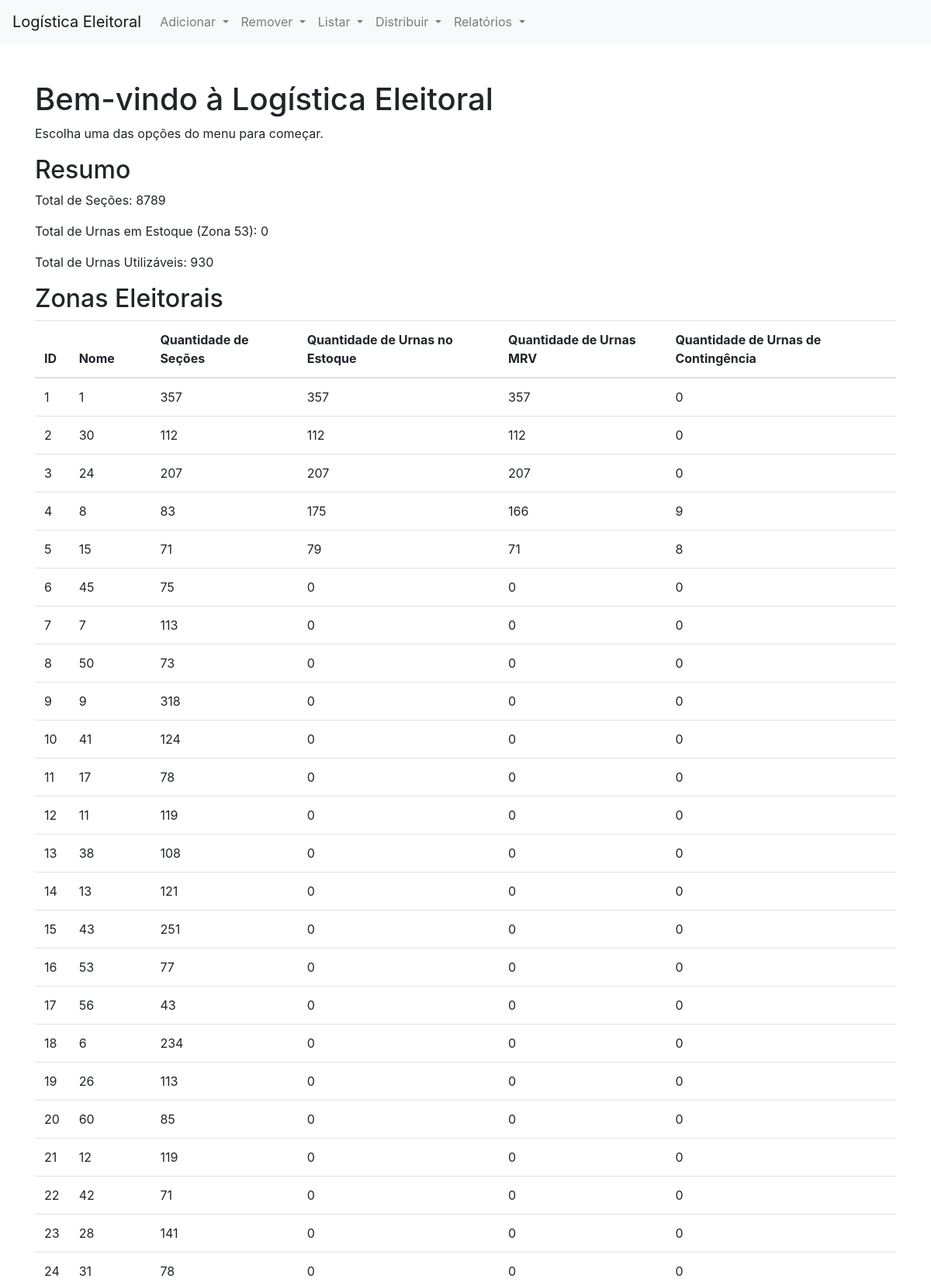
The page / (upper part) on the database its author committed.
### logisApp/models.py (models this page shows, shortened)
class ZonaEleitoral(models.Model):
    nome = models.CharField(max_length=100, null=True)
    qtdSecoes = models.IntegerField(default=0, null=True)
    qtdUrnasEstoque = models.IntegerField(default=0, null=True)
    qtdUrnasMRV = models.IntegerField(default=0, null=True)
    qtdUrnasCont = models.IntegerField(default=0,null=True)

### logisApp/views/UtilViews.py (the view)
# urls.py: path('', UtilViews.index, name='index'),
def index(request):
    zonas = ZonaEleitoral.objects.all()
    urnas = Urna.objects.all()
    municipios = Municipio.objects.all()
    municipios_zonas = MunicipioZona.objects.all()
    solicitacoes_urnas = Solicitacao.objects.all()
    total_secoes = sum(zona.qtdSecoes for zona in zonas)
    try:
        zona_estoque = ZonaEleitoral.objects.get(id=58)
        total_urnas_estoque = zona_estoque.qtdUrnasEstoque
    except ZonaEleitoral.DoesNotExist:
        total_urnas_estoque = 0
    total_urnas_utilizaveis = sum(zona.qtdUrnasMRV + zona.qtdUrnasCont for zona in zonas)
    context = {
        'zonas': zonas,
        'urnas': urnas,
        'municipios': municipios,
        'municipios_zonas': municipios_zonas,
        'solicitacoes_urnas': solicitacoes_urnas,
        'total_secoes': total_secoes,
        'total_urnas_estoque': total_urnas_estoque,
        'total_urnas_utilizaveis': total_urnas_utilizaveis,
    }
    return render(request, 'logisApp/index.html', context)

### logisApp/templates/logisApp/index.html (shortened to what this page needs)
{% extends 'logisApp/base.html' %}
{% block content %}
<h1>Bem-vindo à Logística Eleitoral</h1>
<p>Escolha uma das opções do menu para começar.</p>
<h2>Resumo</h2>
<p>Total de Seções: {{ total_secoes }}</p>
<p>Total de Urnas em Estoque (Zona 53): {{ total_urnas_estoque }}</p>
<p>Total de Urnas Utilizáveis: {{ total_urnas_utilizaveis }}</p>
<h2>Zonas Eleitorais</h2>
<table class="table">
    <thead>
        <tr>
            <th>ID</th>
            <th>Nome</th>
            <th>Quantidade de Seções</th>
            <th>Quantidade de Urnas no Estoque</th>
            <th>Quantidade de Urnas MRV</th>
            <th>Quantidade de Urnas de Contingência</th>
        </tr>
    </thead>
    <tbody>
        {% for zona in zonas %}
        <tr>
            <td>{{ zona.id }}</td>
            <td>{{ zona.nome }}</td>
            <td>{{ zona.qtdSecoes }}</td>
            <td>{{ zona.qtdUrnasEstoque }}</td>
            <td>{{ zona.qtdUrnasMRV }}</td>
            <td>{{ zona.qtdUrnasCont }}</td>
        </tr>
        {% endfor %}
    </tbody>
</table>
{% endblock %}

### rows shown on the page
ZonaEleitoral: id "1", nome "1", qtdSecoes "357", qtdUrnasEstoque "357", qtdUrnasMRV "357", qtdUrnasCont "0"
ZonaEleitoral: id "2", nome "30", qtdSecoes "112", qtdUrnasEstoque "112", qtdUrnasMRV "112", qtdUrnasCont "0"
ZonaEleitoral: id "3", nome "24", qtdSecoes "207", qtdUrnasEstoque "207", qtdUrnasMRV "207", qtdUrnasCont "0"
ZonaEleitoral: id "4", nome "8", qtdSecoes "83", qtdUrnasEstoque "175", qtdUrnasMRV "166", qtdUrnasCont "9"
ZonaEleitoral: id "5", nome "15", qtdSecoes "71", qtdUrnasEstoque "79", qtdUrnasMRV "71", qtdUrnasCont "8"
ZonaEleitoral: id "6", nome "45", qtdSecoes "75", qtdUrnasEstoque "0", qtdUrnasMRV "0", qtdUrnasCont "0"
ZonaEleitoral: id "7", nome "7", qtdSecoes "113", qtdUrnasEstoque "0", qtdUrnasMRV "0", qtdUrnasCont "0"
ZonaEleitoral: id "8", nome "50", qtdSecoes "73", qtdUrnasEstoque "0", qtdUrnasMRV "0", qtdUrnasCont "0"
ZonaEleitoral: id "9", nome "9", qtdSecoes "318", qtdUrnasEstoque "0", qtdUrnasMRV "0", qtdUrnasCont "0"
ZonaEleitoral: id "10", nome "41", qtdSecoes "124", qtdUrnasEstoque "0", qtdUrnasMRV "0", qtdUrnasCont "0"
ZonaEleitoral: id "11", nome "17", qtdSecoes "78", qtdUrnasEstoque "0", qtdUrnasMRV "0", qtdUrnasCont "0"
ZonaEleitoral: id "12", nome "11", qtdSecoes "119", qtdUrnasEstoque "0", qtdUrnasMRV "0", qtdUrnasCont "0"
ZonaEleitoral: id "13", nome "38", qtdSecoes "108", qtdUrnasEstoque "0", qtdUrnasMRV "0", qtdUrnasCont "0"
ZonaEleitoral: id "14", nome "13", qtdSecoes "121", qtdUrnasEstoque "0", qtdUrnasMRV "0", qtdUrnasCont "0"
ZonaEleitoral: id "15", nome "43", qtdSecoes "251", qtdUrnasEstoque "0", qtdUrnasMRV "0", qtdUrnasCont "0"
ZonaEleitoral: id "16", nome "53", qtdSecoes "77", qtdUrnasEstoque "0", qtdUrnasMRV "0", qtdUrnasCont "0"
ZonaEleitoral: id "17", nome "56", qtdSecoes "43", qtdUrnasEstoque "0", qtdUrnasMRV "0", qtdUrnasCont "0"
ZonaEleitoral: id "18", nome "6", qtdSecoes "234", qtdUrnasEstoque "0", qtdUrnasMRV "0", qtdUrnasCont "0"
ZonaEleitoral: id "19", nome "26", qtdSecoes "113", qtdUrnasEstoque "0", qtdUrnasMRV "0", qtdUrnasCont "0"
ZonaEleitoral: id "20", nome "60", qtdSecoes "85", qtdUrnasEstoque "0", qtdUrnasMRV "0", qtdUrnasCont "0"
ZonaEleitoral: id "21", nome "12", qtdSecoes "119", qtdUrnasEstoque "0", qtdUrnasMRV "0", qtdUrnasCont "0"
ZonaEleitoral: id "22", nome "42", qtdSecoes "71", qtdUrnasEstoque "0", qtdUrnasMRV "0", qtdUrnasCont "0"
ZonaEleitoral: id "23", nome "28", qtdSecoes "141", qtdUrnasEstoque "0", qtdUrnasMRV "0", qtdUrnasCont "0"
ZonaEleitoral: id "24", nome "31", qtdSecoes "78", qtdUrnasEstoque "0", qtdUrnasMRV "0", qtdUrnasCont "0"

### other values the page prints
{{ total_secoes }} "8789"
{{ total_urnas_estoque }} "0"
{{ total_urnas_utilizaveis }} "930"
